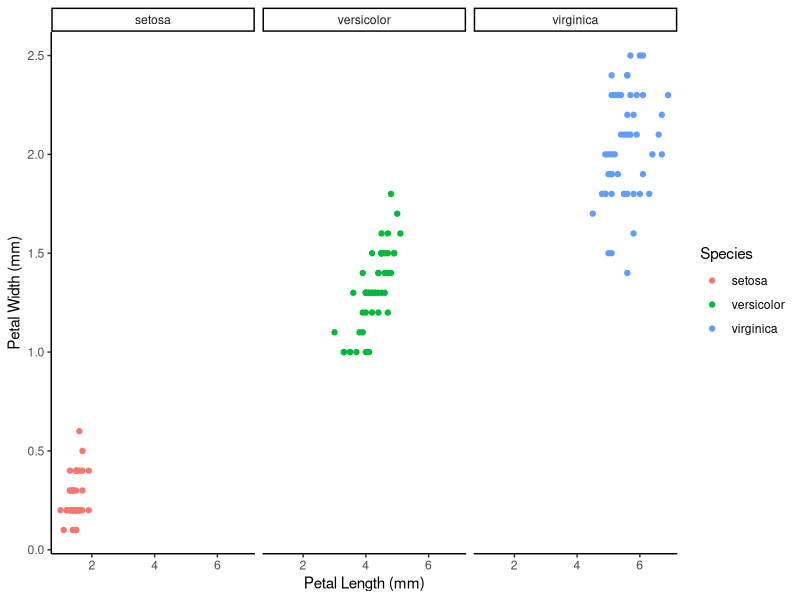

Recreate this plot in R.
## ---- chunk 1
knitr::opts_chunk$set(echo = TRUE)
## ---- chunk 2
#View(iris) Calling up the data frame
library(tidyverse)


## ---- chunk 3
#make a basic graph

iris_plot = ggplot(iris, aes(x = Petal.Length, y = Petal.Width))+
  geom_point(aes(color = Species)) +
  labs(x = "Petal Length (mm)", y = "Petal Width (mm)") +
  facet_wrap(~ Species)+
  theme_classic() #removed gridlines 

iris_plot
## ---- chunk 4

